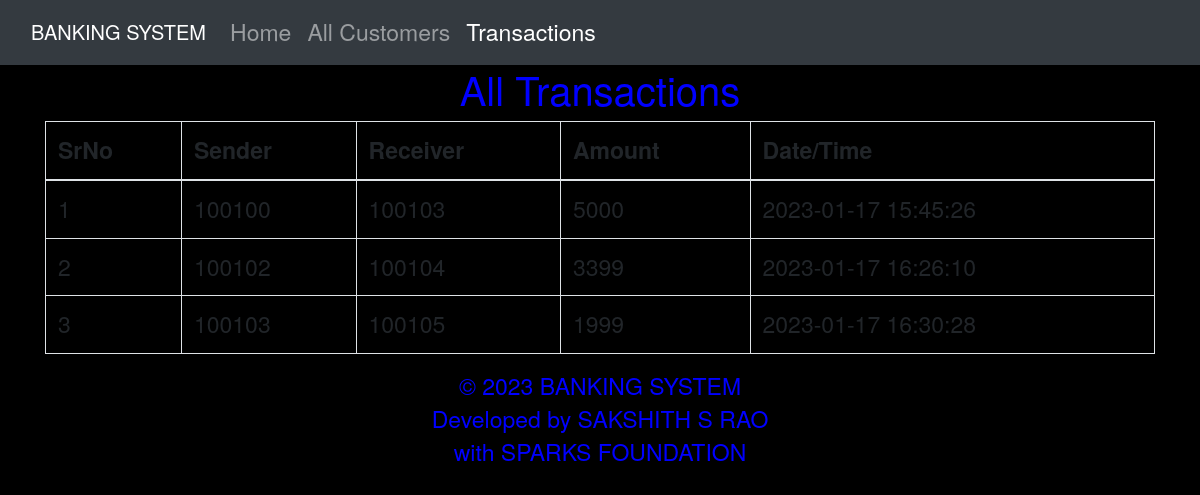
/transaction.php, run on the app's committed database.
### tables this page shows
CREATE TABLE `transfers` (
  `srno` int(11) NOT NULL,
  `sender_account_no` int(11) NOT NULL,
  `receiver_account_no` int(11) NOT NULL,
  `amount` int(11) NOT NULL,
  `date_time` datetime NOT NULL DEFAULT current_timestamp() ON UPDATE current_timestamp(),
  `stat` int(10) NOT NULL
);

### transaction.php (the view, shortened to what this page needs)
<?php
include 'connection.php';
?>
<!DOCTYPE html>
                <html lang="en">
                <head>
                    <link rel="stylesheet" href="https://cdn.jsdelivr.net/npm/bootstrap@4.6.2/dist/css/bootstrap.min.css">
                </head>
                <body>
                    <nav class="navbar navbar-expand-sm bg-dark navbar-dark">
                        <div class="container-fluid">
                          <a class="navbar-brand" href="index.php">BANKING SYSTEM</a>
                          <div class="collapse navbar-collapse" id="navbarNav">
                            <ul class="navbar-nav">
                              <li class="nav-item">
                                <a class="nav-link" aria-current="page" href="index.php">Home</a>
                              </li>
                              <li class="nav-item">
                                <a class="nav-link" href="customer.php">All Customers</a>
                              </li>
                              <li class="nav-item active">
                                <a class="nav-link" href="transaction.php">Transactions</a>
                              </li>
                            </ul>
                          </div>
                        </div>
                      </nav>
                      <h1 class="text-center">All Transactions</h1>
                      <div class="container">
    <table class="table table-bordered">
      <thead>
        <tr>
          <th>SrNo</th>
          <th>Sender</th>
          <th>Receiver</th>
          <th>Amount</th>
          <th>Date/Time</th>
        </tr>
      </thead>
      <tbody>
        <?php
            $sql="SELECT srno, sender_account_no, receiver_account_no,amount,date_time from transfers";
              $result=mysqli_query($conn,$sql);
              if(mysqli_num_rows($result)>0){
                while($row=mysqli_fetch_assoc($result)){
                ?>
                    <tr>
                      <td><?php echo $row['srno'];?></td>
                      <td><?php echo $row['sender_account_no'];?></td>
                      <td><?php echo $row['receiver_account_no'];?></td>
                      <td><?php echo $row['amount'];?></td>
                      <td><?php echo $row['date_time'];?></td>
                    </tr>
<?php
  }
}
?>
                  </tbody>
                </table>
                                  <footer style="text-align: center;">&#169; 2023 BANKING SYSTEM<br>Developed by SAKSHITH S RAO <br>with SPARKS FOUNDATION</footer>
                </body>
                </html>

### transaction.php (style rules this page uses)
body { background-color: black; color:blue; background-image: url("https://img.freepik.com/free-vector/hand-painted-watercolor-pastel-sky-background_23-2148902771.jpg?w=2000"); font-family: "Helvetica Neue", Helvetica, Arial, sans-serif; font-size: 23px; line-height: 1.42857143; }

### data on the page
transfers: srno "1", sender_account_no "100100", receiver_account_no "100103", amount "5000", date_time "2023-01-17 15:45:26"
transfers: srno "2", sender_account_no "100102", receiver_account_no "100104", amount "3399", date_time "2023-01-17 16:26:10"
transfers: srno "3", sender_account_no "100103", receiver_account_no "100105", amount "1999", date_time "2023-01-17 16:30:28"
